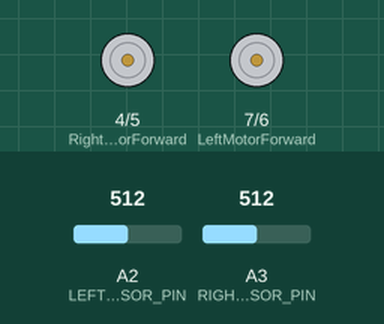
The sketch below on a simulated Arduino Uno, built with avr-gcc and run on an emulated ATmega328P. Parts: motor-driver pin pairs drawn as motors (green arrow = first pin HIGH = forward, orange = second pin HIGH = backward, longer = more drive). Inputs (shaded band) come from the test bench; at power-on: A2 (LEFT_SENSOR_PIN) = 512, A3 (RIGHT_SENSOR_PIN) = 512.

Above: at 1.2 s.
1.3 s: A2 (LEFT_SENSOR_PIN) set to 403
2.8 s: A2 (LEFT_SENSOR_PIN) set to 377
At 4.0 s:
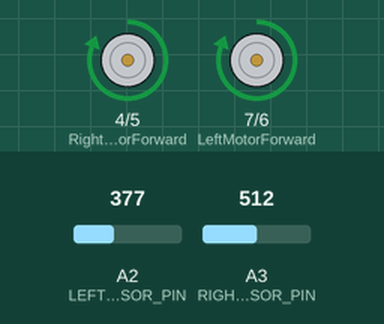
4.3 s: A2 (LEFT_SENSOR_PIN) set to 400
At 5.2 s:
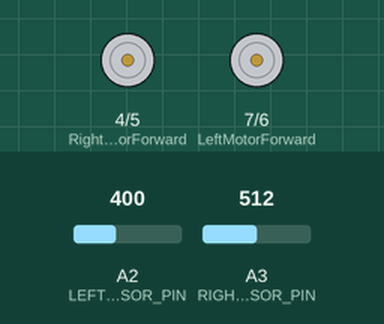
5.8 s: A3 (RIGHT_SENSOR_PIN) set to 403
7.3 s: A3 (RIGHT_SENSOR_PIN) set to 377
At 8.5 s:
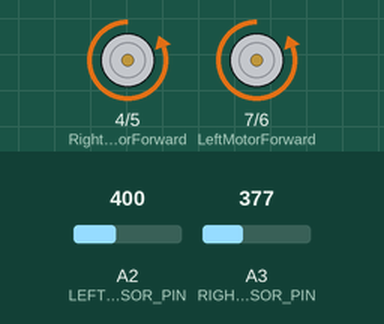
8.8 s: A3 (RIGHT_SENSOR_PIN) set to 400
At 9.8 s:
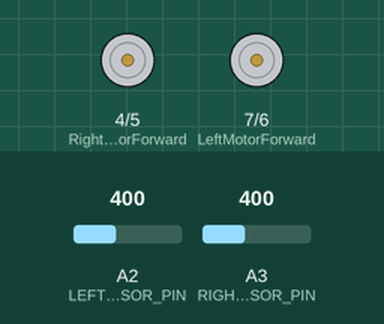
Timing chart, 0 to 11.3 s (numbered marks = the images above; inputs shaded):
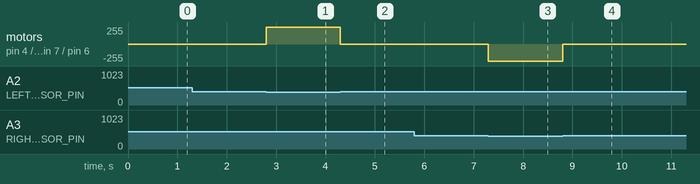

Measured:
- the behaviour switches between 390 and 389 on A2 (LEFT_SENSOR_PIN) (found by bisection; images 0 and 1)
- the behaviour switches between 390 and 389 on A3 (RIGHT_SENSOR_PIN) (found by bisection; images 2 and 3)
- after the input at 1.3 s, every drawn part: stays the same
- after the input at 2.8 s, motor on pin 4 (RightMotorForward) / pin 5 (RightMotorBackward), motor on pin 7 (LeftMotorForward) / pin 6 (LeftMotorBackward): stopped → forward 255/255 at once
- after the input at 4.3 s, motor on pin 4 (RightMotorForward) / pin 5 (RightMotorBackward), motor on pin 7 (LeftMotorForward) / pin 6 (LeftMotorBackward): forward 255/255 → stopped at once
- after the input at 5.8 s, every drawn part: stays the same
- after the input at 7.3 s, motor on pin 4 (RightMotorForward) / pin 5 (RightMotorBackward), motor on pin 7 (LeftMotorForward) / pin 6 (LeftMotorBackward): stopped → backward 255/255 at once
- after the input at 8.8 s, motor on pin 4 (RightMotorForward) / pin 5 (RightMotorBackward), motor on pin 7 (LeftMotorForward) / pin 6 (LeftMotorBackward): backward 255/255 → stopped at once

The sketch:

Self-Balancing-IR.ino
```cpp
#define LEFT_SENSOR_PIN A2
#define RIGHT_SENSOR_PIN A3
#define SENSOR_THRESHOLD 390
#define BLACK  0
#define WHITE  1

//our L298N control pins
const int LeftMotorForward = 7;
const int LeftMotorBackward = 6;
const int RightMotorForward = 4;
const int RightMotorBackward = 5;

void setup(){

  pinMode(LEFT_SENSOR_PIN,INPUT);
  pinMode(RIGHT_SENSOR_PIN,INPUT);

  pinMode(RightMotorForward, OUTPUT);
  pinMode(LeftMotorForward, OUTPUT);
  pinMode(LeftMotorBackward, OUTPUT);
  pinMode(RightMotorBackward, OUTPUT);

  Serial.begin(9600);


}

void loop(){


    int left_sensor = analogRead(LEFT_SENSOR_PIN);
    int right_sensor = analogRead(RIGHT_SENSOR_PIN);


    if (left_sensor < SENSOR_THRESHOLD) {
      left_sensor = BLACK;
    } else {
      left_sensor = WHITE;
    }

    if (right_sensor < SENSOR_THRESHOLD) {
      right_sensor = BLACK;
    } else {
      right_sensor = WHITE;
    }

    if (left_sensor == BLACK && right_sensor == WHITE){
      moveBackward();
    } else  if (left_sensor == WHITE && right_sensor == BLACK){
       moveForward();
    } else {
      moveStop();
    }


}


void moveStop(){

  digitalWrite(RightMotorForward, LOW);
  digitalWrite(LeftMotorForward, LOW);
  digitalWrite(RightMotorBackward, LOW);
  digitalWrite(LeftMotorBackward, LOW);
}

void moveBackward(){

    digitalWrite(LeftMotorForward, HIGH);
    digitalWrite(LeftMotorBackward, LOW);


    digitalWrite(RightMotorBackward, LOW);
    digitalWrite(RightMotorForward, HIGH);


}

void moveForward(){

  digitalWrite(LeftMotorForward, LOW);
  digitalWrite(LeftMotorBackward, HIGH);


  digitalWrite(RightMotorBackward, HIGH);
  digitalWrite(RightMotorForward, LOW);

}
```
